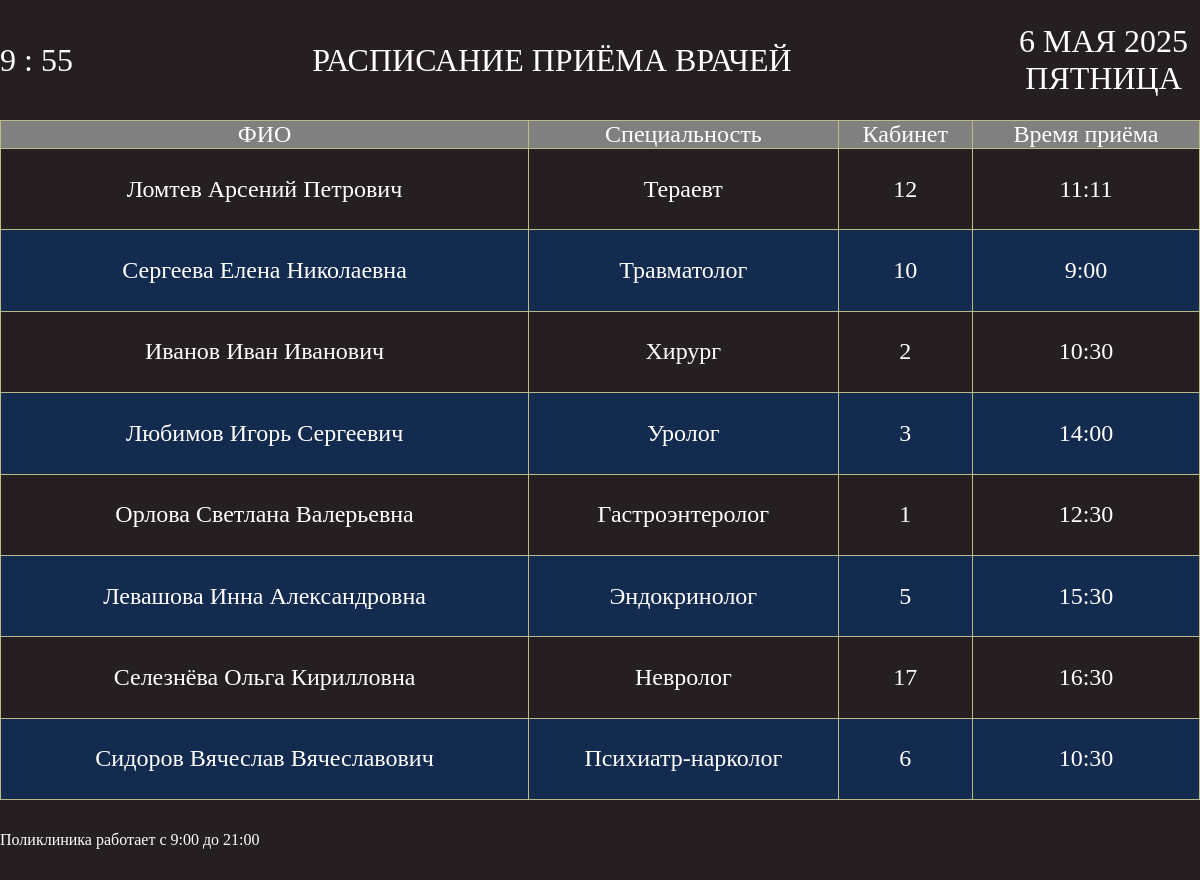
The page / on the database its author committed.
### data/models.py (models this page shows, shortened)
class Personal_Data(models.Model):
    name = models.CharField(max_length=255, verbose_name="ФИО")
    speciality = models.CharField(max_length=255, verbose_name="Специальность")
    room = models.IntegerField(verbose_name="Кабинет", unique=True)
    time = models.TimeField(verbose_name="Время приёма")
    class Meta:
        verbose_name = "Данные врача"
        verbose_name_plural = "Данные врачей"

### data/views.py (the view)
# urls.py: path('', index, name = 'main_page')
def index(request):
    doctors = Personal_Data.objects.all()
    return render(request, 'index.html', context={'doctors' : doctors})

### data/templates/index.html (shortened to what this page needs)
<!DOCTYPE html>
<html lang="en">
<head>
</head>
<body>
    <header><span class="time_now"></span><div>Расписание приёма врачей</div><span class="today"></span></header>
    <main>
        <table>
            <thead>
                <td>ФИО</td>
                <td>Специальность</td>
                <td>Кабинет</td>
                <td>Время приёма</td>
            </thead>
            <tbody>
                {% for d in doctors %}
                    <tr>
                        <td>{{d.name}}</td>
                        <td>{{d.speciality}}</td>
                        <td>{{d.room}}</td>
                        <td>{{d.time}}</td>
                    </tr>
                {% endfor %}
            </tbody>
        </table>
    </main>
    <footer>Поликлиника работает с 9:00 до 21:00</footer>
</body>
</html>

### data/templates/index.html (style rules this page uses)
* { margin: 0; padding: 0; color: white; }
header { display: flex; justify-content: space-between; align-items: center; width: 100vw; min-width: 720px; height: 15vh; background-color: #251f21; text-transform: uppercase; font-size: 2em; text-align: center; }
.today { font-size: 1em; position: relative; right: 1%; }
main { width: 100vw; min-width: 720px; height: calc(100vh - 15vh); }
table { border-collapse: collapse; width: 100%; height: 100%; font-size: 1.5em; text-align: center; }
td { border: 1px solid #bcba87; }
thead { background-color: grey; }
tbody > tr:nth-child(odd) { background-color: #251f21; }
tbody > tr:nth-child(even) { background-color: #132b4f; }
footer { width: 100vw; min-width: 720px; background-color: #251f21; height: 10vh; font-size: 1em; display: flex; align-items: center; }

### rows shown on the page
Personal_Data: name "Ломтев Арсений Петрович", speciality "Тераевт", room "12", time "11:11"
Personal_Data: name "Сергеева Елена Николаевна", speciality "Травматолог", room "10", time "9:00"
Personal_Data: name "Иванов Иван Иванович", speciality "Хирург", room "2", time "10:30"
Personal_Data: name "Любимов Игорь Сергеевич", speciality "Уролог", room "3", time "14:00"
Personal_Data: name "Орлова Светлана Валерьевна", speciality "Гастроэнтеролог", room "1", time "12:30"
Personal_Data: name "Левашова Инна Александровна", speciality "Эндокринолог", room "5", time "15:30"
Personal_Data: name "Селезнёва Ольга Кирилловна", speciality "Невролог", room "17", time "16:30"
Personal_Data: name "Сидоров Вячеслав Вячеславович", speciality "Психиатр-нарколог", room "6", time "10:30"
